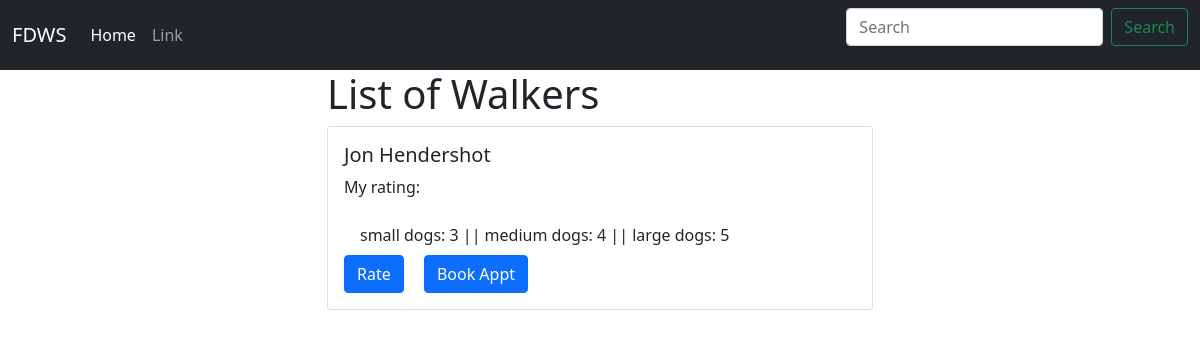
The app's page /users/, older data.
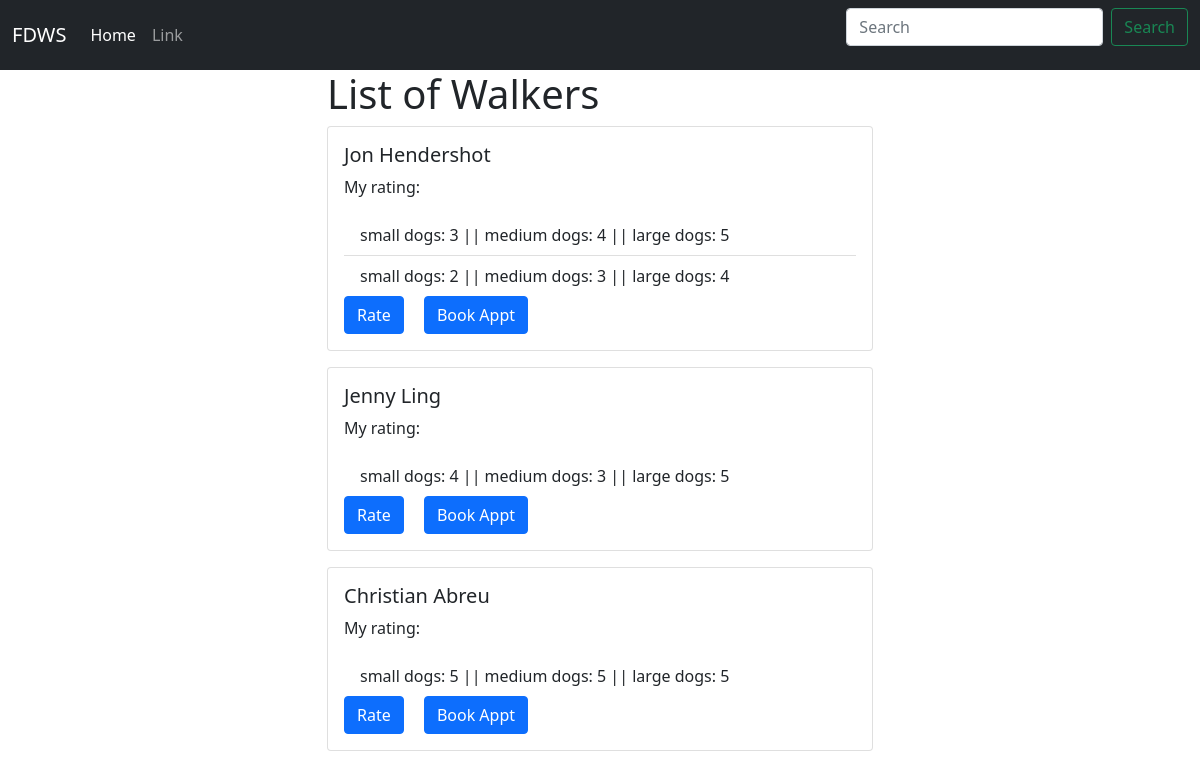
The same page, newer data.
### walkers/models.py (models this page shows, shortened)
class Walker(models.Model):
    name = models.CharField(max_length=50)
    email = models.EmailField(
        max_length=254,
        validators=[validators.EmailValidator()]
    )
    password = models.CharField(max_length=50)
    drop_off_point = models.CharField(max_length=100)

class Review(models.Model):
    walker = models.ForeignKey(Walker, on_delete=models.CASCADE)
    small_dog_rating = models.IntegerField(
        default=0,
        validators=[validators.MaxValueValidator(5, "MAX RATING IS 5")]
        )
    medium_dog_rating = models.IntegerField(
        default=0,
        validators=[validators.MaxValueValidator(5, "MAX RATING IS 5")]
        )
    large_dog_rating = models.IntegerField(
        default=0,
        validators=[validators.MaxValueValidator(5, "MAX RATING IS 5")]
        )

### users/views.py (the view)
# urls.py: path('', views.index, name= 'index'),
def index(request):
    list_of_walkers = walker_model.Walker.objects.all()
    ratings = walker_model.Review.objects.all()
    slots = walker_model.Walker_Appointment.objects.all()
    context = { 'list_of_walkers': list_of_walkers,
                'ratings': ratings,
                'slots': slots
            }
    return render(request, 'users/index.html', context)

### templates/users/index.html
{% extends 'base.html' %}
{% block content %}
    <h1>List of Walkers</h1>
    {% if list_of_walkers %}
        {% for walker in list_of_walkers %}
            <div class="card mb-3">
                <div class="card-body">
                    <h5 class="card-title"> {{ walker.name }}</h5>
                    {% if ratings %}
                    <p class="card-text">My rating:</p>
                    <ul class="list-group list-group-flush">
                    {% for rating in ratings %}
                        {% if rating.walker == walker%}
                            <li class="list-group-item">
                                small dogs: {{rating.small_dog_rating}} ||
                                medium dogs: {{rating.medium_dog_rating}} ||
                                large dogs: {{rating.large_dog_rating}}
                            </li>
                        {% endif %}
                    {% endfor %}
                    </ul>
                    {% else%}
                        <p class="card-text">I don't have a rating yet</p>
                    {% endif %}
                    <a class="card-link btn btn-primary" href="{% url  'users:review'%}">Rate</a>
                    <a class="card-link btn btn-primary" href="{% url  'users:book'%}">Book Appt</a>
                </div>
            </div>
        {% endfor %}
    {% else%}
        <p>No Walkers in your area Signed up</p>
    {% endif %}
{% endblock %}

### templates/base.html (shortened to what this page needs)
<html lang="en">
  <head>
    <link href="https://cdn.jsdelivr.net/npm/bootstrap@5.0.0-beta3/dist/css/bootstrap.min.css" rel="stylesheet">
  </head>
  <body>
    <nav class="navbar navbar-expand-lg navbar-dark bg-dark">
      <div class="container-fluid">
        <a class="navbar-brand" href="#">FDWS</a>
        {% if request.get_full_path != "/" %}
        <div class="collapse navbar-collapse" id="navbarSupportedContent">
          <ul class="navbar-nav me-auto mb-2 mb-lg-0">
            <li class="nav-item">
              <a class="nav-link active" aria-current="page" href="#">Home</a>
            </li>
            <li class="nav-item">
              <a class="nav-link" href="#">Link</a>
            </li>
          </ul>
          <form class="d-flex">
            <input class="form-control me-2" type="search" placeholder="Search" aria-label="Search">
            <button class="btn btn-outline-success" type="submit">Search</button>
          </form>
        </div>
        {% endif %}
      </div>
    </nav>
    <div class="container">
      <div class="row">
        <div class="col-md-6 m-auto">
          {% block content %} {% endblock %}
        </div>
      </div>
    </div>
  </body>
</html>

Row changes from the older to the newer data that the page shows:
added Review: small_dog_rating "2", medium_dog_rating "3", large_dog_rating "4", shown under Walker "Jon Hendershot"
added Walker: name "Jenny Ling"
added Review: small_dog_rating "4", medium_dog_rating "3", large_dog_rating "5", shown under "Jenny Ling"
added Walker: name "Christian Abreu"
added Review: small_dog_rating "5", medium_dog_rating "5", large_dog_rating "5", shown under "Christian Abreu"
